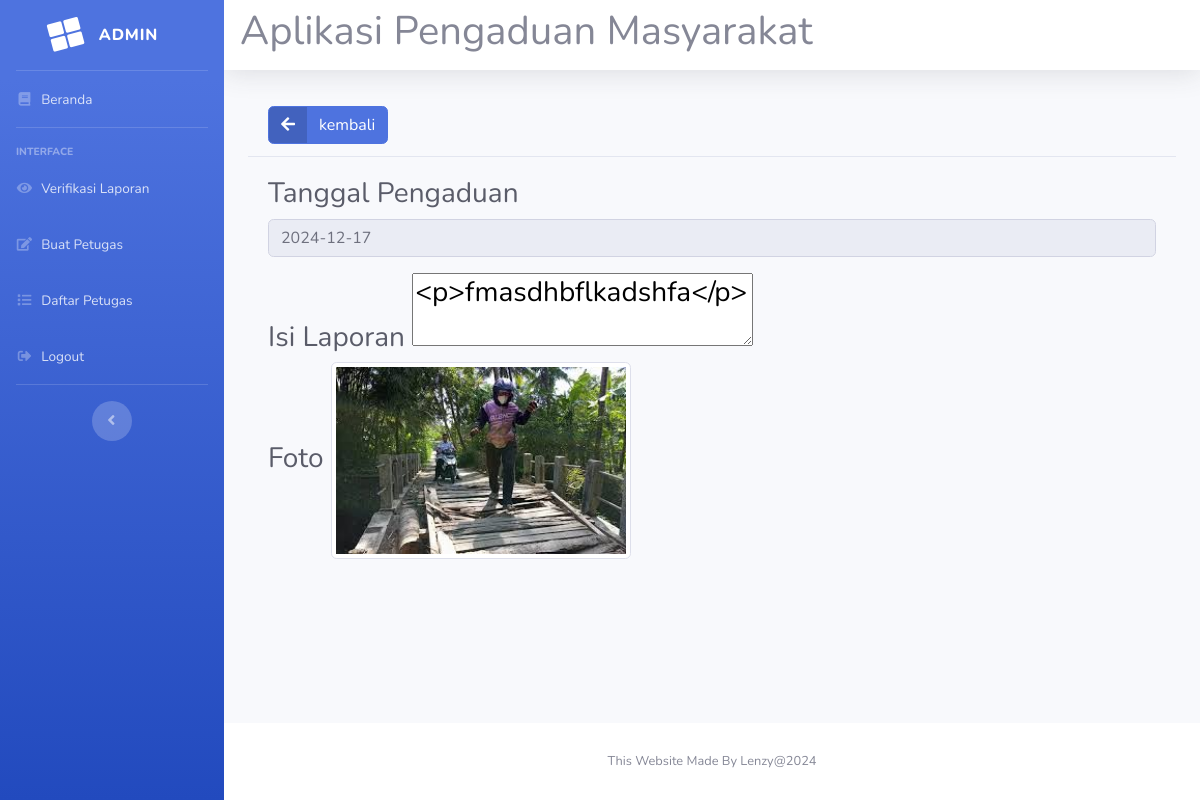
The page /admin/admin.php?url=detail-tanggapan2&id=24 (signed in) on the database its author committed.
### tables this page shows
CREATE TABLE `pengaduan` (
  `id_pengaduan` int(11) NOT NULL,
  `tgl_pengaduan` date NOT NULL,
  `nik` char(16) NOT NULL,
  `isi_laporan` text NOT NULL,
  `foto` varchar(255) DEFAULT NULL,
  `status` enum('0','proses','selesai') NOT NULL DEFAULT '0'
);

### admin/detail-tanggapan2.php (the view, shortened to what this page needs)
<?php include '../koneksi.php';
$id = $_GET['id'];
$query = mysqli_query($conn, "SELECT*FROM pengaduan WHERE id_pengaduan= '$id'");
$data = mysqli_fetch_array($query);
?>
<div class="card-shadow">
    <div class="card-header">
        <a href="?url=verifikasi" class="btn btn-primary btn-icon-split" >
            <span class="icon text-white-5">
                <i class="fa fa-arrow-left"></i>
            </span>
            <span class="text">kembali</span>
        </a>
    </div>
    <div class="card-body">
        <form method="post" action="propengaduan.php" enctype="multipart/form-data">
            <div class="form-group">
                <label>Tanggal Pengaduan</label>
                <input type="text" name="tgl_pengaduan" class="form-control"
                readonly value="<?= $data['tgl_pengaduan']; ?>">
            </div>
            <div class="form-group">
            <label>Isi Laporan</label>
<textarea name="isi_laporan" id="isi_laporan" required><?= $data['isi_laporan']; ?>
</textarea>
<div class="form-group">
                <label>Foto</label>
                <img class="img-thumbnail" src="../foto/<?= $data['foto'];?>" alt="" width="300">
            </div>
        </form>
    </div>
</div>

### rows shown on the page
pengaduan: tgl_pengaduan "2024-12-17", isi_laporan "<p>fmasdhbflkadshfa</p>", foto (picture)
